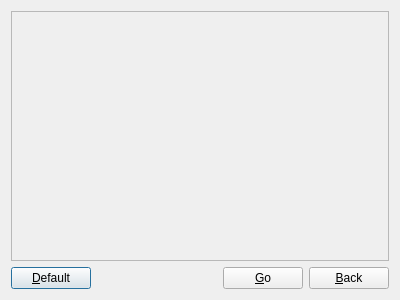
<?xml version="1.0" encoding="UTF-8"?>
<ui version="4.0">
 <class>MarketsDialog</class>
 <widget class="QDialog" name="MarketsDialog">
  <property name="geometry">
   <rect>
    <x>0</x>
    <y>0</y>
    <width>400</width>
    <height>300</height>
   </rect>
  </property>
  <property name="windowTitle">
   <string>Markets</string>
  </property>
  <layout class="QVBoxLayout" name="verticalLayout">
   <item>
    <widget class="QScrollArea" name="scrollArea">
     <property name="widgetResizable">
      <bool>true</bool>
     </property>
     <widget class="QWidget" name="scrollAreaWidgetContents">
      <property name="geometry">
       <rect>
        <x>0</x>
        <y>0</y>
        <width>380</width>
        <height>245</height>
       </rect>
      </property>
     </widget>
    </widget>
   </item>
   <item>
    <layout class="QHBoxLayout" name="horizontalLayout">
     <item>
      <widget class="QPushButton" name="pushButton_default">
       <property name="text">
        <string>&amp;Default</string>
       </property>
      </widget>
     </item>
     <item>
      <spacer name="horizontalSpacer">
       <property name="orientation">
        <enum>Qt::Horizontal</enum>
       </property>
       <property name="sizeHint" stdset="0">
        <size>
         <width>40</width>
         <height>20</height>
        </size>
       </property>
      </spacer>
     </item>
     <item>
      <widget class="QPushButton" name="pushButton_go">
       <property name="text">
        <string>&amp;Go</string>
       </property>
      </widget>
     </item>
     <item>
      <widget class="QPushButton" name="pushButton_back">
       <property name="text">
        <string>&amp;Back</string>
       </property>
      </widget>
     </item>
    </layout>
   </item>
  </layout>
 </widget>
 <resources/>
 <connections/>
</ui>
